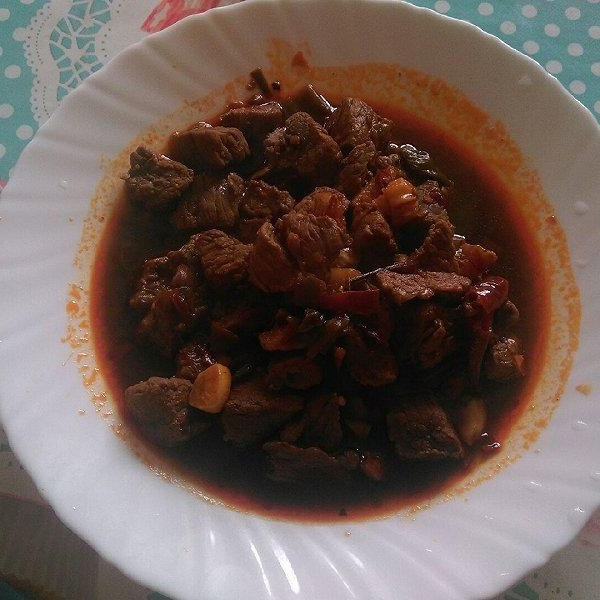
#> input picture backend/utils/braised pork.jpg, 600 x 600 px
$ python -i histogram_equalization.py   (imports and definitions only)
#> lines starting #> are read from the running program, lines starting #| are printed output that depends on the picture
# 使用CLAHE算法进行光照预处理
import numpy as np
import cv2 as cv
from PIL import Image


# 彩色图像进行自适应直方图均衡化
def hisEqulColor(img):
    img = np.array(img)
    # 将RGB图像转换到YCrCb空间中, Y为颜色的亮度成分、而CB和CR则为蓝色和红色的浓度偏移量成分
    ycrcb = cv.cvtColor(img, cv.COLOR_RGB2YCR_CB)
#> ycrcb: shape (600, 600, 3); mean of channels 0, 1, 2 95.2, 137.3, 121.5
    # 将YCrCb图像通道分离
    channels = cv.split(ycrcb)
    # 以下代码详细注释见官网：
    # https://docs.opencv.org/4.1.0/d5/daf/tutorial_py_histogram_equalization.html
    # 图像被分成称为"titles"的小块,默认大小为8x8,对每一个小块进行直方图均衡化,clipLimit参数和对比度限制有关
    clahe = cv.createCLAHE(clipLimit=2.0, tileGridSize=(8, 8))
    # 对第1个通道即亮度通道进行全局直方图均衡化,作为输出
    clahe.apply(channels[0], channels[0])
    cv.merge(channels, ycrcb)
    img_rgb = Image.fromarray(cv.cvtColor(ycrcb, cv.COLOR_YCR_CB2RGB))
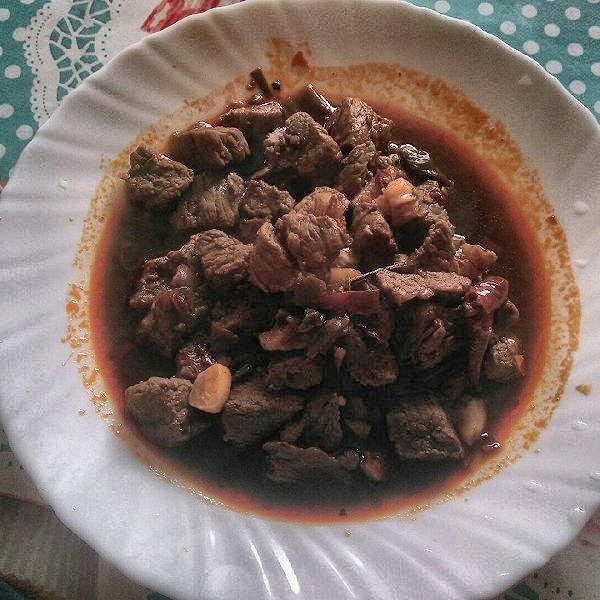
#> img_rgb: PIL image 600x600 RGB; mean R, G, B 124, 106.5, 99.4
#> ycrcb: shape (600, 600, 3); mean of channels 0, 1, 2 110.9, 137.3, 121.5
    return img_rgb


# [6 lines not run here, left out]

>>> import cv2
>>> picture = cv2.cvtColor(cv2.imread('braised pork.jpg'), cv2.COLOR_BGR2RGB)
>>> result = hisEqulColor(picture)
